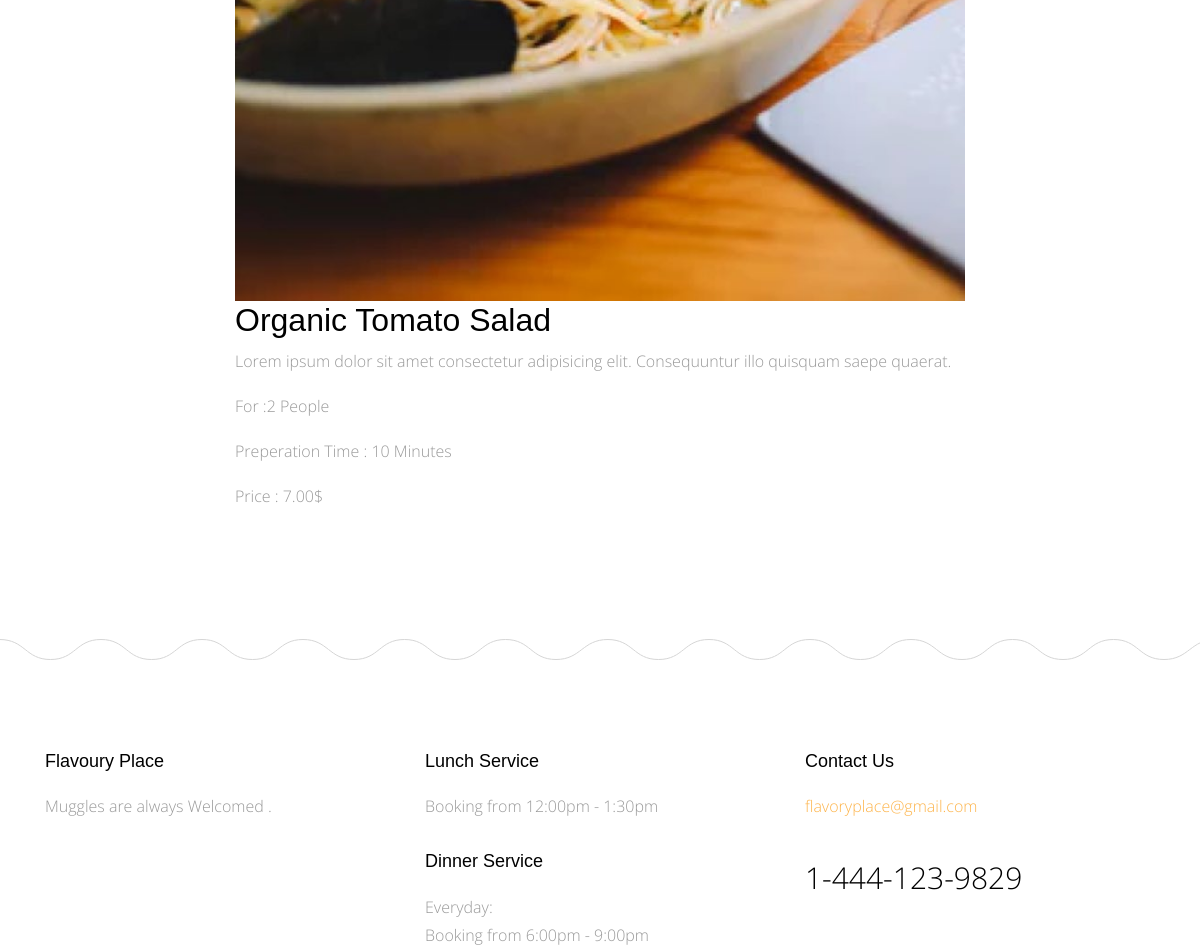
Page /meals/organic-tomato-salad (middle part) on the earlier database version.
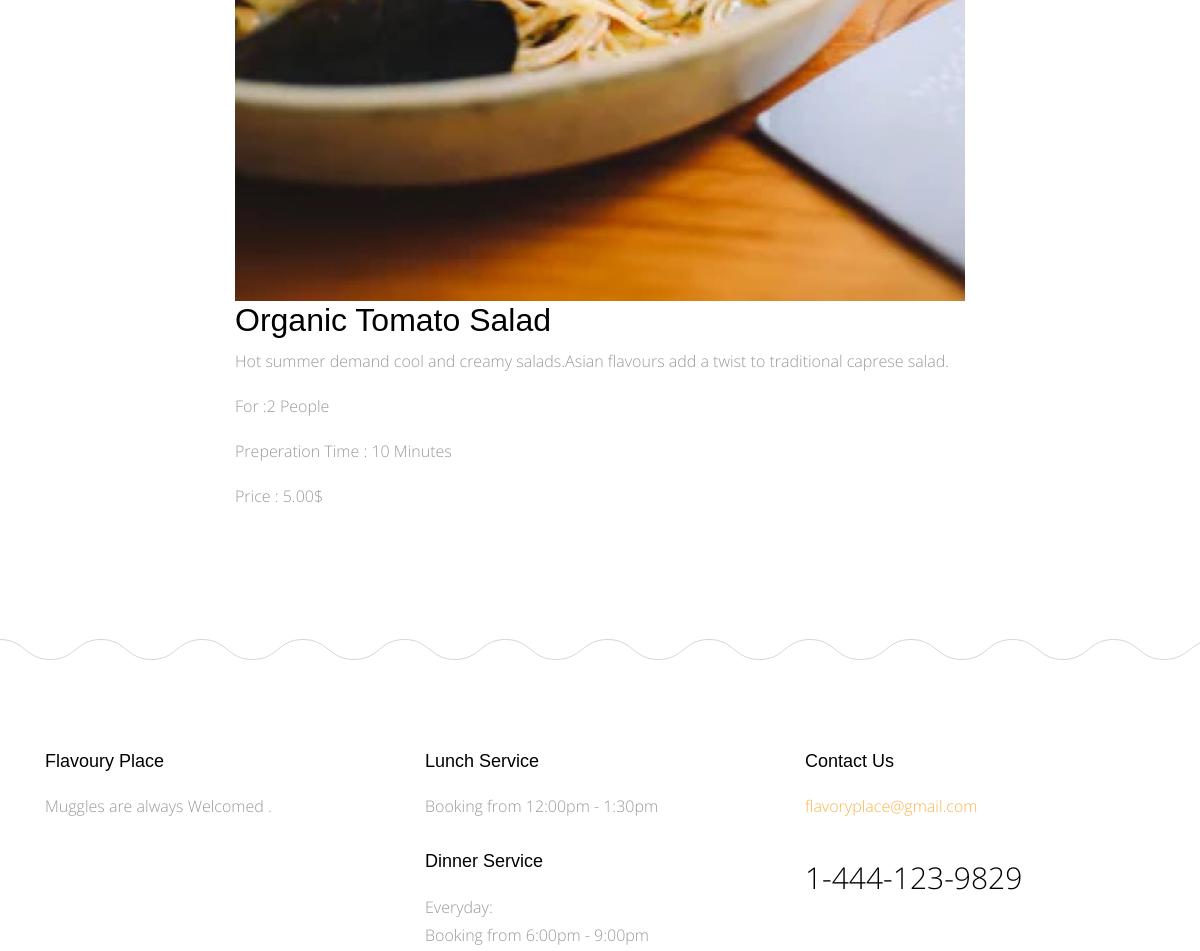
Same page on the later database version.
### meals/models.py (models this page shows, shortened)
class Meals(models.Model):
    id = models.AutoField(primary_key=True)
    name = models.CharField(max_length=50)
    description = models.CharField(max_length=2000)
    category = models.ForeignKey('Category' , on_delete=models.SET_NULL , null=True)
    people = models.IntegerField()
    price = models.DecimalField(max_digits=5 , decimal_places=2)
    preperation_time =models.IntegerField()
    image = models.ImageField(upload_to='meals/')
    slug = models.SlugField(blank=True, null=True)
    class Meta:
        verbose_name = 'meal'
        verbose_name_plural = 'meals'
    def __str__(self):
        return self.name

### meals/views.py (the view)
# urls.py: path('<slug:slug>' , views.meal_detail , name='meal_detail')
def meal_detail(request , slug):
    meal_detail = Meals.objects.get(slug=slug)
    context = {'meal_detail' : meal_detail}
    return render(request , 'Meals/detail.html' , context)

### meals/templates/Meals/detail.html (shortened to what this page needs)
{% extends 'base.html' %}
{% load static %}
{% block body %}
      <div class="main-wrap">
        <div class="section">
          <div class="container">
            <div class="row justify-content-center">
              <div class="col-md-8" data-aos="fade-up">
                    <img class="meal_img" src="{{meal_detail.image.url}}" alt="">
                    <h2>{{meal_detail}}</h2>
                    <p>{{meal_detail.description}}</p>
                    <p>For :{{meal_detail.people}} People</p>
                    <p>Preperation Time : {{meal_detail.preperation_time}} Minutes</p>
                    <p>Price : {{meal_detail.price}}$ </p>
              </div>
            </div>
          </div>
        </div>
      </div>
      {% endblock body %}

Differences in the rows shown:
changed Meals "Organic Tomato Salad": description "Lorem ipsum dolor sit amet consectetur adipisicing elit. Consequuntur illo quisquam saepe quaerat." → "Hot summer demand cool and creamy salads.Asian flavours add a twist to traditional caprese salad."; price "7.00" → "5.00"
